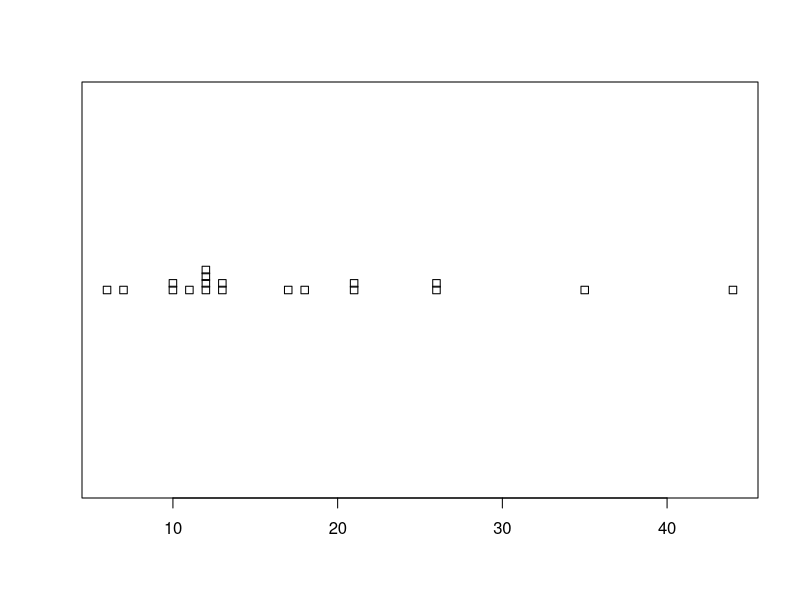
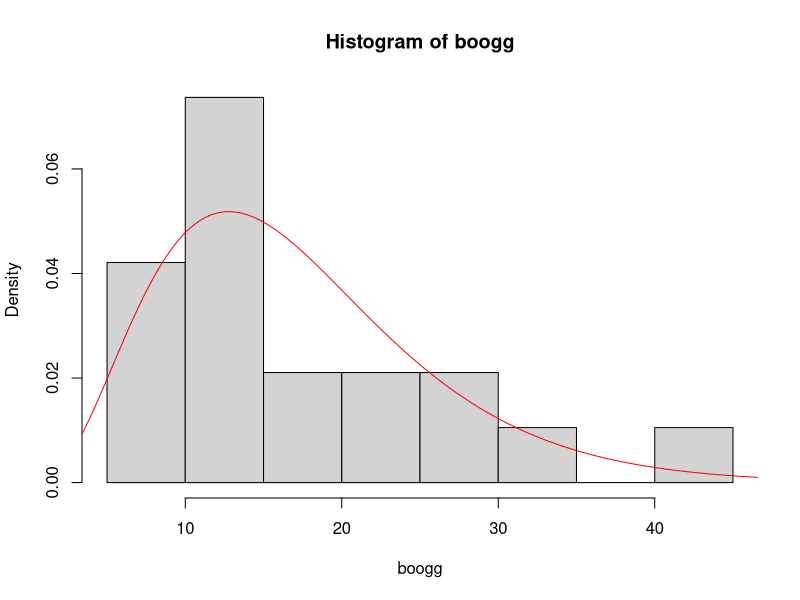

Write R code to recreate these figures, in order.
# The values are rounded to minutes (from 2000 to 2018).
boogg <- c(17, 26, 12, 6, 12, 18, 10, 12, 26, 13, 13, 11, 12, 35, 7, 21, 44, 10, 21)

# 1a plot
stripchart(boogg, method = "stack")
# fit gamma distribution
require(MASS)
fit.gamma <- fitdistr(boogg, "gamma")
shape.gamma <- fit.gamma$estimate[["shape"]]
rate.gamma <- fit.gamma$estimate[["rate"]]

# 1b histogram with density
hist(boogg, probability = T)
x <-  seq(1, 100, by=0.001)
lines(x = x, y = dgamma(x, shape = shape.gamma, rate = rate.gamma), col="red")

# 1c bootstrap by hand
B.boot <- 1000
samples.gamma <- rgamma(length(boogg)*B.boot, shape = shape.gamma, rate = rate.gamma)
samples.boot.para <- matrix(samples.gamma, ncol = length(boogg))
theta.function <- function(data){
  quant <- quantile(data, probs = 0.75)
}
theta.est <- theta.function(boogg)
theta.boot.para <- apply(samples.boot.para, 1, theta.function)

# 1d construct confidence intervals by hand
alpha <- 0.05
ci.boot.function <- function(original.statistic, boot.statistics, significance.level){
  twosided.cutoffs <- c(significance.level/2, 1-significance.level/2)
  ci.quantile <- quantile(boot.statistics, probs = twosided.cutoffs)
  theta.hat.sd.hat <- sd(boot.statistics)
  normal.sd <- qnorm(twosided.cutoffs[2])*theta.hat.sd.hat
  ci.normal <- theta.est + c(-normal.sd, normal.sd)
  theta.centered.boot <- boot.statistics - original.statistic
  centered.quantiles <- quantile(theta.centered.boot, probs = twosided.cutoffs)
  ci.reverserd <- original.statistic - rev(centered.quantiles)
  res.list <- list(ci.normal, ci.reverserd, ci.quantile)
  names(res.list) <- c("normal", "reversed (basic)", "quantile (percentile)")
  return(res.list)
}
ci.para.byhand <- ci.boot.function(theta.est, theta.boot.para, alpha)

# 1e construct the same confidence intervals with the boot package
require(boot)
gen.boot.sample <- function(original.sample, gamma.parameters) {
  n <- length(original.sample)
  boot.sample <- rgamma(n, shape = gamma.parameters[["shape"]], rate = gamma.parameters[["rate"]])
  return(boot.sample)
}
res.boot.parametric <- boot(boogg, theta.function, B.boot, sim = "parametric", ran.gen = gen.boot.sample, mle = fit.gamma$estimate)
ci.para.package <- boot.ci(res.boot.parametric, conf=1-alpha, type = c("norm","basic", "perc"))


# 1f compute the confidence intervals for nonparametric bootstrap by hand
samples.boot.nonpara <- t(replicate(B.boot, sample(boogg, length(boogg), replace = T)))
theta.boot.nonpara <- apply(samples.boot.nonpara, 1, theta.function)
ci.nonpara.byhand <- ci.boot.function(theta.est, theta.boot.nonpara, alpha)

ci.para.package
ci.para.byhand
ci.nonpara.byhand
# nonparametric confidence intervals are larger